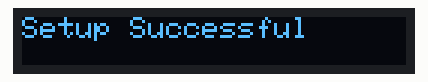
Simulated run of this sketch. Board: Arduino Uno, built with avr-gcc and run on an emulated ATmega328P. Parts: 128×16 one-colour display. No radio packets arrive unless stated; what the sketch prints to the serial monitor is not drawn.

Above: at 0.3 s.
At 2.3 s:
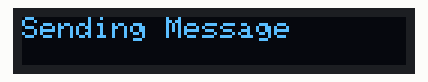
At 16.6 s:
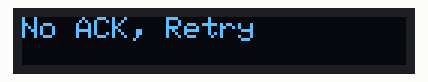
At 33.8 s:
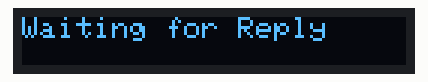

The sketch:

lab3transmitter.ino
```cpp
// TRANSMITTER
#include <SPI.h>
#include <RH_RF95.h>
#include <Wire.h>
#include <Adafruit_GFX.h>
#include <Adafruit_SSD1306.h>

// OLED screen setup parameters
#define SCREEN_WIDTH 128
#define SCREEN_HEIGHT 16
#define OLED_RESET -1
Adafruit_SSD1306 display(SCREEN_WIDTH, SCREEN_HEIGHT, &Wire, OLED_RESET, 8);

// LoRa module pin definitions
#define RFM95_CS 10
#define RFM95_RST 9
#define RFM95_INT 2
#define RF95_FREQ 900.0  // Frequency for LoRa communication

RH_RF95 rf95(RFM95_CS, RFM95_INT);  // Instantiate LoRa object with the given pins

// ID-based Messaging
const uint8_t myID = 1;       // Unique ID of this node (Transmitter)
const uint8_t targetID = 2;   // Intended receiver's ID

// Message Types
const uint8_t MSG_TYPE_DATA = 0x01;  // Data message type
const uint8_t MSG_TYPE_ACK  = 0x02;  // Acknowledgment message type

// Function to calculate a simple checksum over all message bytes except the checksum byte
uint8_t calculateChecksum(uint8_t *data, uint8_t length) {
  uint8_t sum = 0;
  for (uint8_t i = 0; i < length - 1; i++) {  // Sum all bytes except the last one (checksum)
    sum += data[i];
  }
  return sum;  // Return the checksum
}

void setup() {
  Serial.begin(9600);  // Initialize serial communication for debugging
  delay(200);

  // Explicitly initialize I2C communication for the OLED display
  Wire.begin();

  // Initialize OLED display and check if successful
  if (!display.begin(SSD1306_SWITCHCAPVCC, 0x3C)) {
    Serial.println(F("SSD1306 allocation failed"));  // If initialization fails, show error on Serial Monitor
    while (1);  // Halt the program
  }

  display.setTextSize(1);  // Set text size for display
  display.setTextColor(WHITE);  // Set text color to white
  display.fillRect(0, 0, SCREEN_WIDTH, SCREEN_HEIGHT, BLACK);  // Clear screen
  displayMessage("Initializing...");

  // Initialize LoRa module by resetting the RFM95 module
  pinMode(RFM95_RST, OUTPUT);
  digitalWrite(RFM95_RST, LOW);  // Reset the module
  delay(10);
  digitalWrite(RFM95_RST, HIGH);  // Set the reset pin high to finish the reset
  delay(10);

  // Initialize the LoRa module
  if (!rf95.init()) {
    Serial.println("LoRa init failed");  // Print error if LoRa fails to initialize
    displayMessage("Setup Failed");
    while (1);  // Halt program
  }

  // Set the frequency for LoRa communication
  if (!rf95.setFrequency(RF95_FREQ)) {
    Serial.println("setFrequency failed");  // Print error if frequency setup fails
    displayMessage("Setup Failed");
    while (1);  // Halt program
  }

  // Set LoRa transmission power to 13 dBm
  rf95.setTxPower(13, false);
  displayMessage("Setup Successful");
  delay(2000);  // Wait 2 seconds before continuing
}

void loop() {
  // Main loop: Send a message every 5 seconds with retransmissions if no ACK is received
  sendMessageWithRetransmission(targetID, MSG_TYPE_DATA, "Hello from Transmitter!");
  delay(5000);  // Wait for 5 seconds before sending the next message
}

// Function to send a message with retransmission and acknowledgment
void sendMessageWithRetransmission(uint8_t receiverID, uint8_t msgType, const char* payload) {
  uint8_t payloadLen = strlen(payload);  // Get the length of the payload
  // Prepare the message: [SenderID, ReceiverID, MsgType, Payload..., Checksum]
  uint8_t message[payloadLen + 4];
  message[0] = myID;  // Sender ID
  message[1] = receiverID;  // Receiver ID
  message[2] = msgType;  // Message type
  memcpy(&message[3], payload, payloadLen);  // Copy the payload into the message
  message[3 + payloadLen] = calculateChecksum(message, payloadLen + 4);  // Calculate and append the checksum

  const uint8_t maxRetries = 3;  // Maximum number of retries in case of failure
  bool ackReceived = false;  // Flag to check if acknowledgment is received
  uint8_t attempts = 0;  // Counter for number of attempts

  // Retransmission loop
  while (!ackReceived && attempts < maxRetries) {
    Serial.println("Sending Message...");
    displayMessage("Sending Message");
    delay(1000);  // Delay before sending

    // Send the message using LoRa
    rf95.send(message, sizeof(message));
    rf95.waitPacketSent();  // Wait until the message is sent

    // Wait for ACK response
    displayMessage("Waiting for Reply");
    unsigned long startTime = millis();  // Start a timer for timeout
    while (millis() - startTime < 3000) {  // 3-second timeout
      if (rf95.available()) {  // If a message is available
        uint8_t buf[RH_RF95_MAX_MESSAGE_LEN];  // Buffer to store received message
        uint8_t len = sizeof(buf);
        if (rf95.recv(buf, &len)) {  // Receive the message
          // Check if this is an ACK response from the receiver
          if (len >= 4 && buf[0] == receiverID && buf[1] == myID && buf[2] == MSG_TYPE_ACK) {
            uint8_t checksumReceived = buf[len - 1];  // Get received checksum
            if (checksumReceived == calculateChecksum(buf, len)) {  // Validate checksum
              Serial.println("ACK Received");  // Print ACK received message
              ackReceived = true;  // Set flag to true
              displayMessage("Message Received");
              break;  // Exit loop as ACK is received
            }
          }
        }
      }
    }

    // If ACK is not received, retry the transmission
    if (!ackReceived) {
      attempts++;  // Increment attempt counter
      Serial.println("No ACK Received, retrying...");
      displayMessage("No ACK, Retry");
      delay(1000);  // Brief pause before retrying
    }
  }

  // If no ACK is received after retries, show failure message
  if (!ackReceived) {
    Serial.println("Message failed after retries.");
    displayMessage("Send Failed");
  }
}

// Function to display a message on the OLED screen
void displayMessage(const char* msg) {
  display.clearDisplay();  // Clear the display
  display.setCursor(0, 0);  // Set the cursor position at the top-left corner
  display.println(msg);  // Display the message
  display.display();  // Update the screen
}
```

Measured:
- what the display in image 0 shows lasts 2.0 s, from 0.3 s to 2.3 s
- what the display in image 1 shows lasts 1.0 s, from 2.3 s to 3.3 s
- what the display in image 2 shows lasts 1.0 s, from 16.5 s to 17.5 s
- what the display in image 3 shows lasts 3.0 s, from 33.8 s to 36.8 s
